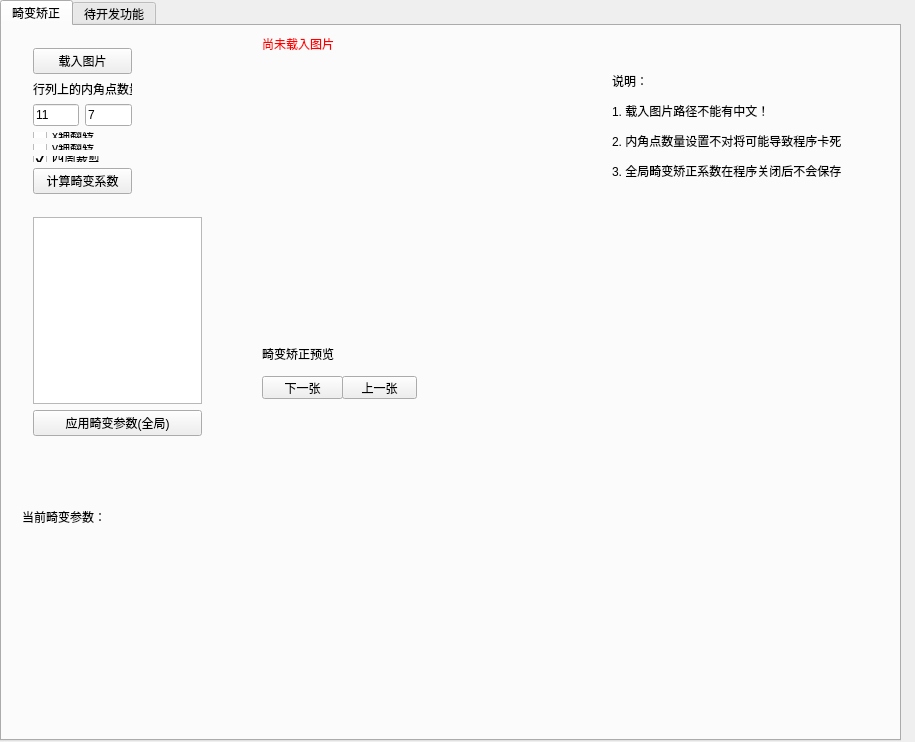
<?xml version="1.0" encoding="UTF-8"?>
<ui version="4.0">
 <class>CameraCalibrationClass</class>
 <widget class="QWidget" name="CameraCalibrationClass">
  <property name="geometry">
   <rect>
    <x>0</x>
    <y>0</y>
    <width>915</width>
    <height>742</height>
   </rect>
  </property>
  <property name="windowTitle">
   <string>CameraCalibration</string>
  </property>
  <widget class="QTabWidget" name="tabWidget">
   <property name="geometry">
    <rect>
     <x>0</x>
     <y>0</y>
     <width>901</width>
     <height>741</height>
    </rect>
   </property>
   <property name="currentIndex">
    <number>0</number>
   </property>
   <widget class="QWidget" name="tab">
    <attribute name="title">
     <string>畸变矫正</string>
    </attribute>
    <widget class="QLabel" name="CalibImgViewer">
     <property name="geometry">
      <rect>
       <x>260</x>
       <y>60</y>
       <width>320</width>
       <height>240</height>
      </rect>
     </property>
     <property name="text">
      <string/>
     </property>
    </widget>
    <widget class="QWidget" name="layoutWidget">
     <property name="geometry">
      <rect>
       <x>20</x>
       <y>11</y>
       <width>121</width>
       <height>168</height>
      </rect>
     </property>
     <layout class="QVBoxLayout" name="verticalLayout_2">
      <item>
       <widget class="QPushButton" name="loadImgBtn">
        <property name="text">
         <string>载入图片</string>
        </property>
       </widget>
      </item>
      <item>
       <widget class="QLabel" name="label0">
        <property name="text">
         <string>行列上的内角点数量:</string>
        </property>
       </widget>
      </item>
      <item>
       <layout class="QHBoxLayout" name="horizontalLayout">
        <item>
         <widget class="QLineEdit" name="cornersOfRowEdit">
          <property name="text">
           <string>11</string>
          </property>
         </widget>
        </item>
        <item>
         <widget class="QLineEdit" name="cornersOfColEdit">
          <property name="text">
           <string>7</string>
          </property>
         </widget>
        </item>
       </layout>
      </item>
      <item>
       <layout class="QVBoxLayout" name="verticalLayout">
        <item>
         <widget class="QCheckBox" name="xFlipCheck">
          <property name="text">
           <string>x轴翻转</string>
          </property>
         </widget>
        </item>
        <item>
         <widget class="QCheckBox" name="yFlipCheck">
          <property name="text">
           <string>y轴翻转</string>
          </property>
         </widget>
        </item>
        <item>
         <widget class="QCheckBox" name="cutImgCheck">
          <property name="text">
           <string>四周裁剪</string>
          </property>
          <property name="checked">
           <bool>true</bool>
          </property>
         </widget>
        </item>
       </layout>
      </item>
      <item>
       <widget class="QPushButton" name="calparamsBtn">
        <property name="text">
         <string>计算畸变系数</string>
        </property>
       </widget>
      </item>
     </layout>
    </widget>
    <widget class="QLabel" name="currentParamShow">
     <property name="geometry">
      <rect>
       <x>20</x>
       <y>430</y>
       <width>211</width>
       <height>121</height>
      </rect>
     </property>
     <property name="text">
      <string>当前畸变参数：</string>
     </property>
    </widget>
    <widget class="QLabel" name="label_55">
     <property name="geometry">
      <rect>
       <x>610</x>
       <y>20</y>
       <width>271</width>
       <height>161</height>
      </rect>
     </property>
     <property name="text">
      <string>&lt;html&gt;&lt;head/&gt;&lt;body&gt;&lt;p&gt;说明：&lt;/p&gt;&lt;p&gt;1. 载入图片路径不能有中文！&lt;/p&gt;&lt;p&gt;2. 内角点数量设置不对将可能导致程序卡死&lt;/p&gt;&lt;p&gt;3. 全局畸变矫正系数在程序关闭后不会保存&lt;/p&gt;&lt;/body&gt;&lt;/html&gt;</string>
     </property>
    </widget>
    <widget class="QPushButton" name="lastCalibImgBtn">
     <property name="geometry">
      <rect>
       <x>340</x>
       <y>350</y>
       <width>75</width>
       <height>23</height>
      </rect>
     </property>
     <property name="text">
      <string>上一张</string>
     </property>
    </widget>
    <widget class="QLabel" name="CalibImgResult">
     <property name="geometry">
      <rect>
       <x>260</x>
       <y>380</y>
       <width>320</width>
       <height>240</height>
      </rect>
     </property>
     <property name="text">
      <string/>
     </property>
    </widget>
    <widget class="QPushButton" name="nextCalibImgBtn">
     <property name="geometry">
      <rect>
       <x>260</x>
       <y>350</y>
       <width>81</width>
       <height>23</height>
      </rect>
     </property>
     <property name="text">
      <string>下一张</string>
     </property>
    </widget>
    <widget class="QLabel" name="label_56">
     <property name="geometry">
      <rect>
       <x>260</x>
       <y>320</y>
       <width>151</width>
       <height>16</height>
      </rect>
     </property>
     <property name="text">
      <string>畸变矫正预览</string>
     </property>
    </widget>
    <widget class="QLabel" name="imgLoadStatus">
     <property name="geometry">
      <rect>
       <x>260</x>
       <y>10</y>
       <width>171</width>
       <height>16</height>
      </rect>
     </property>
     <property name="styleSheet">
      <string notr="true">color: rgb(255, 0, 0);</string>
     </property>
     <property name="text">
      <string>尚未载入图片</string>
     </property>
    </widget>
    <widget class="QWidget" name="layoutWidget">
     <property name="geometry">
      <rect>
       <x>20</x>
       <y>180</y>
       <width>191</width>
       <height>241</height>
      </rect>
     </property>
     <layout class="QVBoxLayout" name="verticalLayout_3">
      <item>
       <widget class="QTextEdit" name="calculateDisplay"/>
      </item>
      <item>
       <widget class="QPushButton" name="calibParamSetBtn">
        <property name="text">
         <string>应用畸变参数(全局)</string>
        </property>
       </widget>
      </item>
     </layout>
    </widget>
   </widget>
   <widget class="QWidget" name="tab_2">
    <attribute name="title">
     <string>待开发功能</string>
    </attribute>
   </widget>
  </widget>
 </widget>
 <layoutdefault spacing="6" margin="11"/>
 <resources>
  <include location="CameraCalibration.qrc"/>
 </resources>
 <connections/>
</ui>
